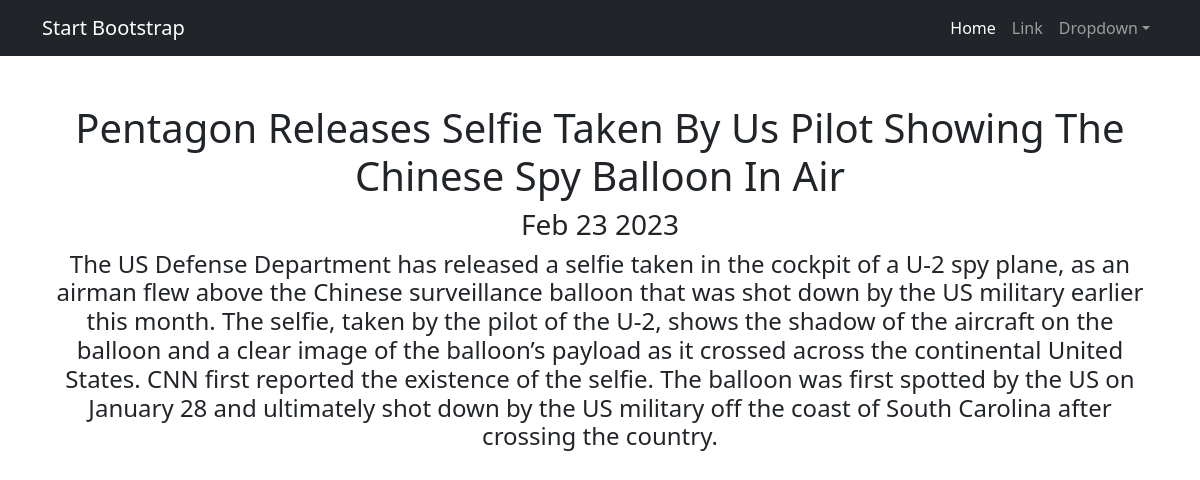
Page /news/4 on the committed database.
### news_portal/models.py (models this page shows, shortened)
class Post(models.Model):
    news = "NS"
    article = "AC"
    TYPE = [
        (news, 'News'),
        (article, 'Article')
    ]
    author = models.ForeignKey("Author", on_delete=models.CASCADE)
    type = models.CharField(max_length=2, choices=TYPE, default=news)
    post_time_in = models.DateTimeField(auto_now_add=True)
    category = models.ManyToManyField("Category", through="PostCategory")
    title = models.CharField(max_length=255)
    post_text = models.TextField()
    post_rating = models.FloatField(default=0.0)
    def __str__(self):
        return f'{self.title.title()}'

### news_portal/views.py (the view)
# urls.py: path('<int:pk>', NewsDetail.as_view(), name='news_detail'),
class NewsDetail(DetailView):
    model = Post
    template_name = "post.html"
    context_object_name = 'post'

### news_portal/templatetags/news_filters.py (called while the page is built)
@register.filter()
def cenzor(value):
    mat = ['idiot', 'fizz', 'nasty', 'euro']
    word = ''
    text = value.split()
    for i in range(len(text)):
        for j in mat:
            if j in text[i].lower():
                for c in (text[i]):
                    word += '*' if c.isalpha() else c
                    text[i] = text[i][0] + word
    return ' '.join(text)

### templates/post.html (shortened to what this page needs)
{% extends 'flatpages/default.html' %}
{% load news_filters %}
{% block content %}
    <h1>{{ post }}</h1>
    <h3>{{ post.post_time_in | date:'M d Y' }}</h3>
    <h4>{{ post.post_text | cenzor }}</h4>
{% endblock content %}

### rows in the picture
Post: title "Pentagon Releases Selfie Taken By Us Pilot Showing The Chinese Spy Balloon In Air", post_time_in "Feb 23 2023", post_text|cenzor "The US Defense Department has released a selfie taken in the cockpit of a U-2 spy plane, as an airman flew above the Chinese surveillance balloon that was shot down by the US military earlier this month. The selfie, taken by the pilot of the U-2, shows the shadow of the aircraft on the balloon and a clear image of the balloon’s payload as it crossed across the continental United States. CNN first reported the existence of the selfie. The balloon was first spotted by the US on January 28 and ultimately shot down by the US military off the coast of South Carolina after crossing the country."
